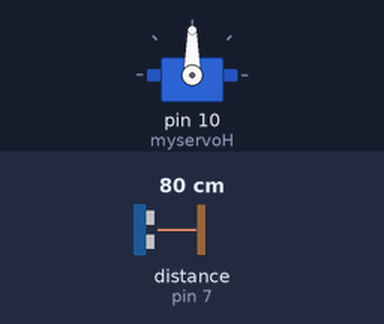
The sketch below on a simulated Arduino Uno, built with avr-gcc and run on an emulated ATmega328P. Shown: servo. Wiring (inferred from the names in the program): ultrasonic range finder: trigger pin 8; echo pin 7. The test bench sets the inputs (shaded band); at power-on: distance to the obstacle (sensor on pin 7) 80 cm. The echo pulse lasts 58.3 µs per cm; what the sketch prints to the serial monitor is not drawn.

Above: at 1.8 s.
1.9 s: distance to the obstacle (sensor on pin 7) set to 32 cm
4.2 s: distance to the obstacle (sensor on pin 7) set to 27 cm
At 7.0 s:
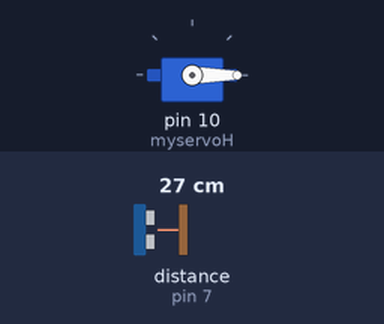
8.3 s: distance to the obstacle (sensor on pin 7) set to 35 cm
At 10.5 s:
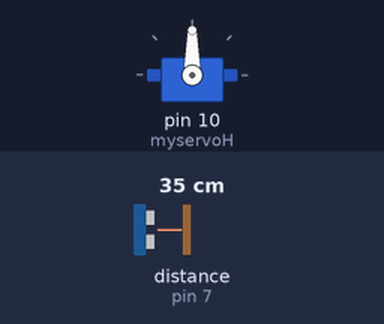
Timing chart, 0 to 12.0 s (numbered marks = the images above; inputs shaded):
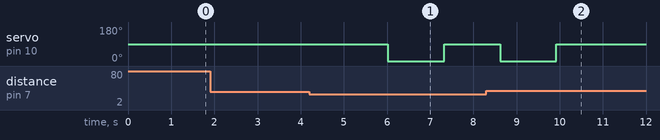

Measured:
- the behaviour switches between 31 and 30 cm on distance to the obstacle (sensor on pin 7) (found by bisection; images 0 and 1)
- after the input at 1.9 s, every drawn part: stays the same
- after the input at 4.2 s, servo on pin 10 (myservoH): 90° → 0° after 1.8 s, → 90° 1.3 s later
- after the input at 8.3 s, servo on pin 10 (myservoH): goes on until 9.9 s, then stays 90°

The sketch:

ser_wave.ino
```cpp
#include <Servo.h>

Servo myservoH;  // create servo object to control a servo
Servo myservoV;
int posH = 90;
int trigPin = 8;
int echoPin = 7;

void setup() {
  // put your setup code here, to run once:
  Serial.begin(9600);
  myservoH.attach(10);  // 서보모터를 쉴드의 10번에 연결한다.
  pinMode(trigPin, OUTPUT);
  pinMode(echoPin, INPUT);
}

void loop() {
  // put your main code here, to run repeatedly:
  if (wavesensor()) {
    Serial.println("1번모드");
    servomotor(1);
    delay(1000);
    Serial.println("2번모드");
    servomotor(2);
  }
}

bool wavesensor(){
  long duration, distance;                   // 각 변수를 선언합니다.
  digitalWrite(trigPin, LOW);                 // trigPin에 LOW를 출력하고
  delayMicroseconds(2);                    // 2 마이크로초가 지나면
  digitalWrite(trigPin, HIGH);                // trigPin에 HIGH를 출력합니다.
  delayMicroseconds(100);                  // trigPin을 10마이크로초 동안 기다렸다가
  digitalWrite(trigPin, LOW);                // trigPin에 LOW를 출력합니다.
  duration = pulseIn(echoPin, HIGH);   // echoPin핀에서 펄스값을 받아옵니다.
/*
        trigPin핀에서 초음파를 발사하였고 그 초음파가 다시 돌아 올 때까지 기다립니다.
        만약 벽이나 장애물에 닿아서 다시 echoPin으로 돌아왔다면 그동안의 시간을 duration에 저장합니다.
    */
  distance = (duration * 17) / 1000;          //  duration을 연산하여 센싱한 거리값을 distance에 저장합니다.
  delay(1000);
  if (distance >= 30 || distance <= 0)       // 거리가 200cm가 넘거나 0보다 작으면
    {
      Serial.println("거리를 측정할 수 없음");   // 에러를 출력합니다.
    }
    else                                                    // 거리가 200cm가 넘지 않거나 0보다 작지 않으면
    {
      Serial.print(distance);                         // distance를 시리얼 모니터에 출력합니다.
      Serial.println(" cm");                           // cm를 출력하고 줄을 넘깁니다.
      return true;
      // distance가 10이면 10 cm로 출력됩니다.
    }
    Serial.println("리턴 false");
    return false;
}


void servomotor(int val){
  Serial.println("뭐가나올까?");
  int backUpH = posH;
  switch (val) {
    case 1:
      posH -= 90;
      Serial.println("-90도");
      break;
    case 2:
      posH += 90;
      Serial.println("+90도");
      break;
  }
  myservoH.write(posH);
  delay(300);
  return;
}
```
